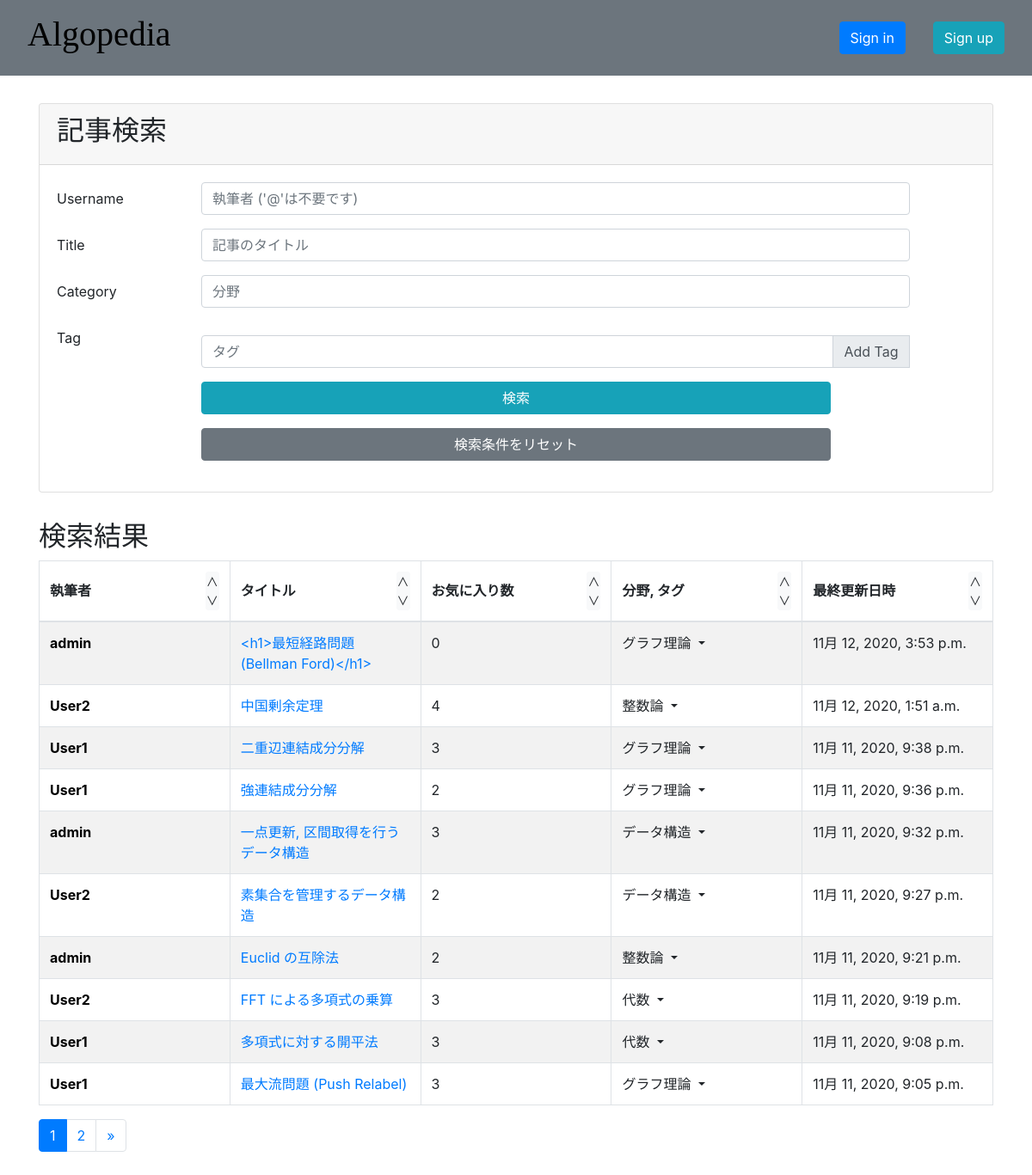
The page / on the database its author committed.
### cms/models.py (models this page shows, shortened)
class Article(models.Model):
    article_id = models.AutoField(primary_key=True)
    title = models.CharField(max_length=50)
    content = models.TextField()
    fav_num = models.PositiveIntegerField(default=0)
    created_at = models.DateTimeField(auto_now_add=True)
    updated_at = models.DateTimeField(auto_now_add=True)
    class Meta:
        verbose_name_plural = "記事"

class Author(models.Model):
    article = models.OneToOneField(Article, on_delete=models.CASCADE, primary_key=True, db_index=True)
    user = models.ForeignKey(to='users.User', on_delete=models.DO_NOTHING, db_index=True)
    class Meta:
        verbose_name_plural = "執筆者"

class ArticleCategory(models.Model):
    article = models.OneToOneField(Article, on_delete=models.CASCADE, primary_key=True, db_index=True)
    category = models.ForeignKey(Category, on_delete=models.DO_NOTHING, db_index=False)
    class Meta:
        verbose_name_plural = "記事分類"

class Category(models.Model):
    category = models.CharField(max_length=15, primary_key=True)
    article_num = models.PositiveIntegerField(default=0)
    class Meta:
        verbose_name_plural = "カテゴリ"
    def __str__(self):
        return f"{self.category}"

### users/models.py (models this page shows, shortened)
class User(AbstractBaseUser, PermissionsMixin):
    username_validator = UnicodeUsernameValidator()
    username = models.CharField(
        _('username'),
        max_length=150,
        unique=True,
        help_text=_('Required. 150 characters or fewer. Letters, digits and @/./+/-/_ only.'),
        validators=[username_validator],
        error_messages={
            'unique': _("A user with that username already exists."),
        },
    )
    is_staff = models.BooleanField(
        _('staff status'),
        default=False,
        help_text=_('Designates whether the user can log into this admin site.'),
    )
    is_active = models.BooleanField(
        _('active'),
        default=True,
        help_text=_(
            'Designates whether this user should be treated as active. '
            'Unselect this instead of deleting accounts.'
        ),
    )
    date_joined = models.DateTimeField(_('date joined'), default=timezone.now)
    objects = UserManager()
    USERNAME_FIELD = 'username'
    REQUIRED_FIELD = []
    class Meta:
        verbose_name = _('user')
        verbose_name_plural = _('users')
    @staticmethod
    def exists(user_id):
        return User.get_or_none(user_id) is not None

### cms/views.py (the view)
# urls.py: path('', views.index, name='index'),
def index(request):
    post_list = Article.objects.all().order_by('-updated_at')
    page_obj = paginate_queryset(post_list, 10)
    context = {
        'post_list': page_obj.object_list,
        'page_obj': page_obj,
        'categories': Category.objects.all(),
        'tags': Tag.objects.all(),
    }
    return render(request, 'cms/pages/index.html', context)

### cms/models.py (called while the page is built)
    def __str__(self):
        return f"{self.tag}"

### cms/views.py (called while the page is built)
def paginate_queryset(queryset, count, page=1):
    paginator = Paginator(queryset, count)
    try:
        page_obj = paginator.page(page)
    except PageNotAnInteger:
        page_obj = paginator.page(1)
    except EmptyPage:
        page_obj = paginator.page(paginator.num_pages)
    return page_obj

### templates/cms/pages/index.html (shortened to what this page needs)
{% extends "cms/pages/base.html" %}
{% block content %}
    {% include "cms/components/search.html" %}
{% endblock content %}

### templates/cms/components/article_list.html (shortened to what this page needs)
<div id="{{ htmls.search.id.result }}">
    <table class="table table-striped table-bordered" style="table-layout: fixed">
        <thead>
        <tr>
            {% if not skip_author %}
                {% include "cms/components/article_list_th.html" with name="author__user__username" label="執筆者" %}
            {% endif %}
            {% include "cms/components/article_list_th.html" with name="title"      label="タイトル" %}
            {% include "cms/components/article_list_th.html" with name="fav_num"    label="お気に入り数" %}
            {% include "cms/components/article_list_th.html" with name="articlecategory__category" label="分野, タグ" %}
            {% include "cms/components/article_list_th.html" with name="updated_at" label="最終更新日時" %}
        </tr>
        </thead>
        <tbody>
        {% for article in post_list %}
            <tr>
                {% if not skip_author %}
                    <th scope="row">
                        <a href="{% url "cms:user_page" article.author.user.id %}" class="blink">
                            {{ article.author.user.username }}
                        </a>
                    </th>
                {% endif %}
                <td><a href="{% url 'cms:article_view' article.article_id %}">{{ article.title }}</a></td>
                <td>{{ article.fav_num }}</td>
                <td>
                    <div class="dropdown open">
                        <div class="dropdown-toggle"
                             data-toggle="dropdown"
                             aria-haspopup="true"
                             aria-expanded="false">
                            {{ article.articlecategory.category }}
                        </div>
                    </div>
                </td>
                <td>{{ article.updated_at }}</td>
            </tr>
        {% endfor %}
        </tbody>
    </table>
    {% include "cms/components/paging.html" %}
</div>

### cms/static/cms/css/custom.css (style rules this page uses)
a.blink, a.blink:visited, a.blink:active { color: #000000 !important; }

### rows shown on the page
Article: author.user.username "admin", title "<h1>最短経路問題 (Bellman Ford)</h1>", fav_num "0", articlecategory.category "グラフ理論", updated_at "11月 12, 2020, 3:53 p.m."
Article: author.user.username "User2", title "中国剰余定理", fav_num "4", articlecategory.category "整数論", updated_at "11月 12, 2020, 1:51 a.m."
Article: author.user.username "User1", title "二重辺連結成分分解", fav_num "3", articlecategory.category "グラフ理論", updated_at "11月 11, 2020, 9:38 p.m."
Article: author.user.username "User1", title "強連結成分分解", fav_num "2", articlecategory.category "グラフ理論", updated_at "11月 11, 2020, 9:36 p.m."
Article: author.user.username "admin", title "一点更新, 区間取得を行うデータ構造", fav_num "3", articlecategory.category "データ構造", updated_at "11月 11, 2020, 9:32 p.m."
Article: author.user.username "User2", title "素集合を管理するデータ構造", fav_num "2", articlecategory.category "データ構造", updated_at "11月 11, 2020, 9:27 p.m."
Article: author.user.username "admin", title "Euclid の互除法", fav_num "2", articlecategory.category "整数論", updated_at "11月 11, 2020, 9:21 p.m."
Article: author.user.username "User2", title "FFT による多項式の乗算", fav_num "3", articlecategory.category "代数", updated_at "11月 11, 2020, 9:19 p.m."
Article: author.user.username "User1", title "多項式に対する開平法", fav_num "3", articlecategory.category "代数", updated_at "11月 11, 2020, 9:08 p.m."
Article: author.user.username "User1", title "最大流問題 (Push Relabel)", fav_num "3", articlecategory.category "グラフ理論", updated_at "11月 11, 2020, 9:05 p.m."

### other values the page prints
{{ label|default:default_label }} "Username Title"
{{ label|default:default_label }} "執筆者 タイトル お気に入り数 分野, タグ 最終更新日時"
{{ num }} "1"
{{ num }} "2"
